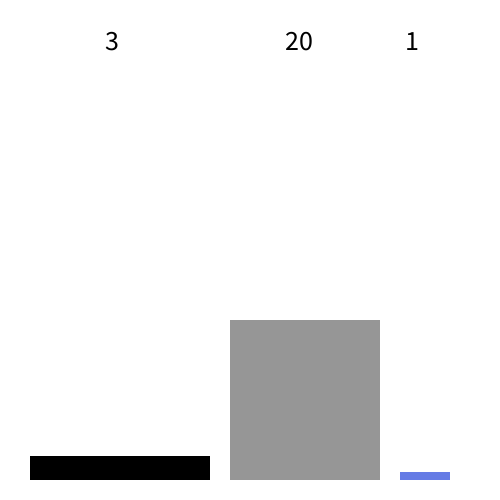
Frame 1 (no input)
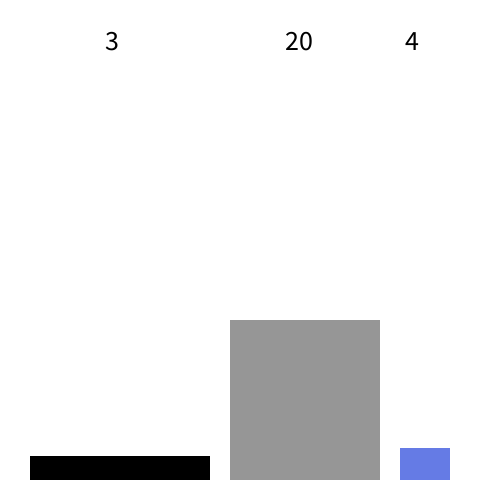
Frame 60 (the mouse pressed at the canvas centre just before this capture)
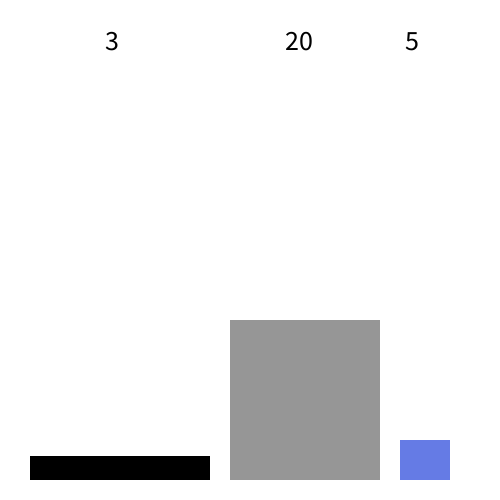
Frame 120 (the mouse held since frame 60 and released just before this capture)

The Processing sketch that drew these frames (run headless with seeded random() and noise(); from frame 60 on, the mouse is pressed at the canvas centre):

// Processing sketch: processing_120331
// ── processing_120331.pde

void setup()
{
  size (500, 500);
}
void draw()
{

  background(255);

  pushMatrix();
  int sec2= second()*8;
  fill(101, 123, 229);
  noStroke();
  rect(400, 480, 50, 0-sec2);
  popMatrix();

  pushMatrix();
  int min2= minute()*8;
  fill(150);
  noStroke();
  rect(230, 480, 150, 0-min2);
  popMatrix();

  pushMatrix();
  int std2= hour()*8;
  fill(0);
  noStroke();
  rect(30, 480, 180, 0-std2);
  popMatrix();
  
  int s = second();
  int m = minute();
  int st = hour();
  
//Stunden 
textSize(28);
fill(0);
text(st, 105, 50);


//minuten
textSize(28);
fill(0);
text(m, 285, 50);


//Sekunden
textSize(28);
fill(0);
text(s, 405, 50);
}
